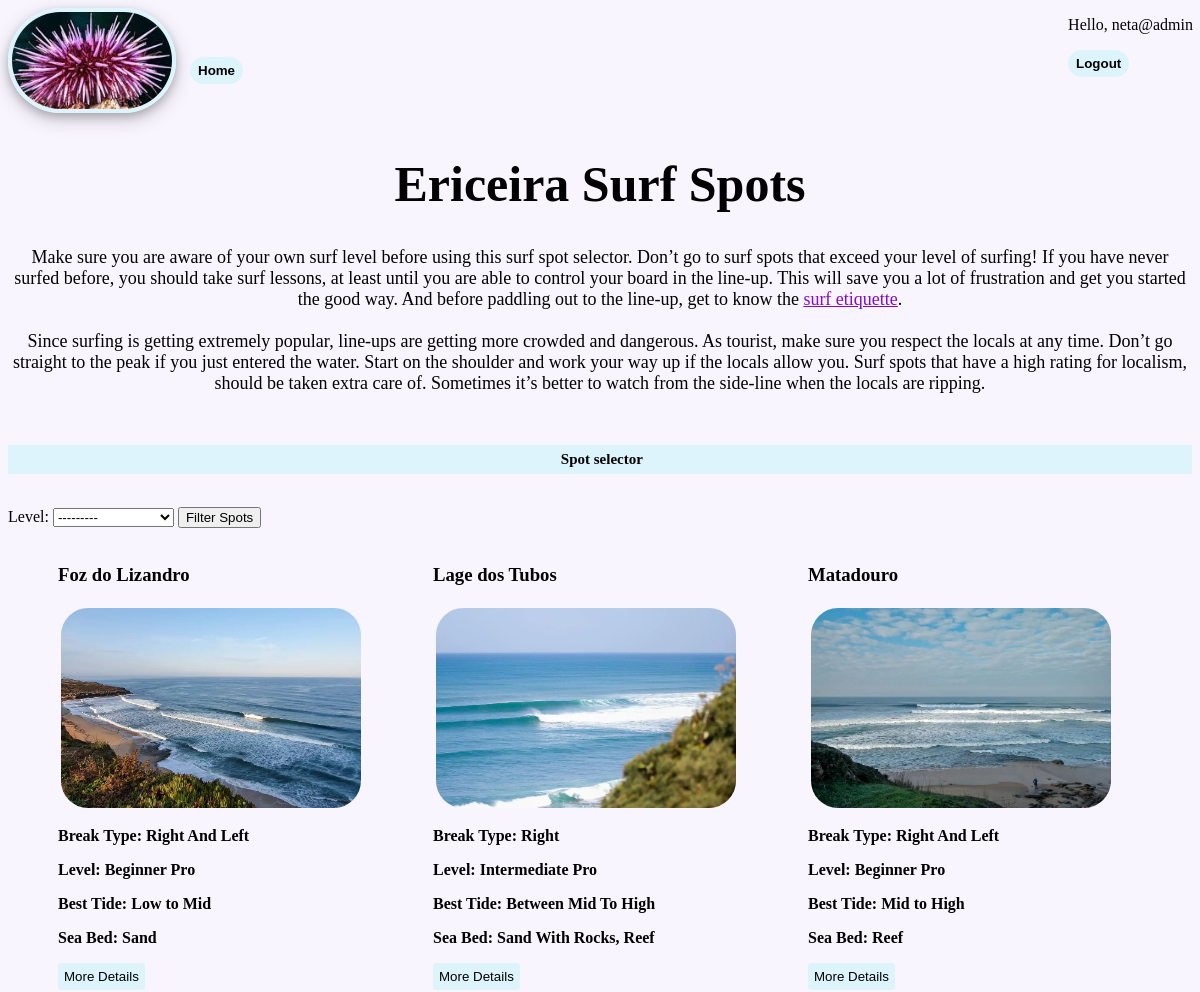
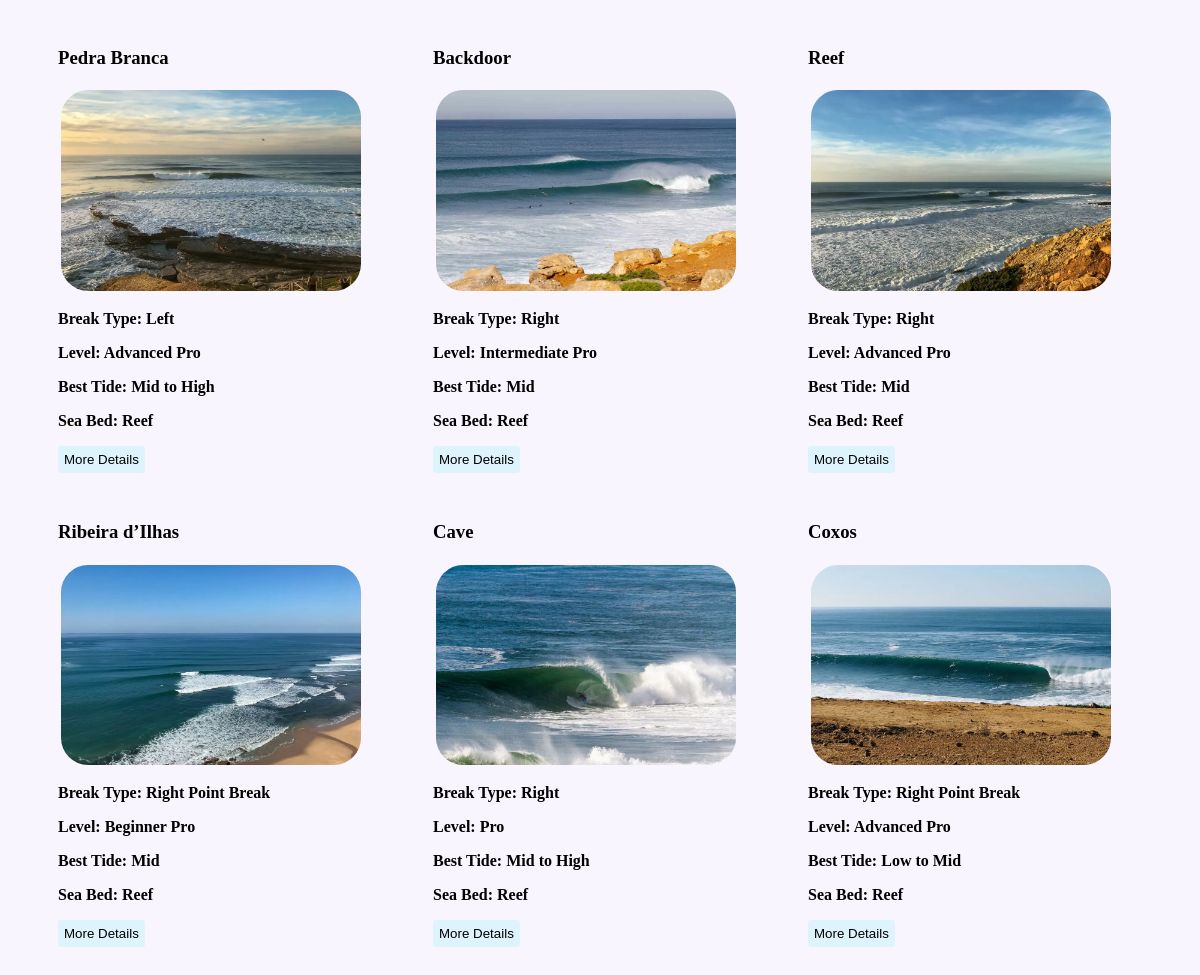
Page /homepage/spots/ (signed in) on the committed database (2 pictures, top to bottom).
### spots/models.py (models this page shows, shortened)
class SurfSpots(models.Model):
    title = models.CharField(max_length=100)
    slug = models.SlugField()
    body = models.TextField()
    thumb = models.ImageField(blank=True)
    level = models.CharField(default=None, max_length=100, choices=Levels.choices)
    best_tide = models.CharField(blank=True, max_length=100)
    sea_bed = models.CharField(blank=True, max_length=100)
    break_type = models.CharField(blank=True, max_length=100)
    youtube_id = models.CharField(default="j_U4niuqUhg", max_length=100)

### spots/views.py (the view)
# urls.py: path('',spot_view.home_page, name='home')
def home_page(request):
    spot_filter = SpotFilter(request.GET, queryset=SurfSpots.objects.all())
    context = {
        'form': spot_filter,
        'surf_spots': spot_filter.qs,
    }
    return render(request, 'spots/spot_list.html',context)

### templates/spots/spot_list.html
{% extends 'base_layout.html' %}
{% block content%}
<h1 class="title">Ericeira Surf Spots</h1>
<p class="waver">Make sure you are aware of your own surf level before using this surf spot selector. Don’t go to surf spots that exceed your level of surfing!
    If you have never surfed before, you should take surf lessons, at least until you are able to control your board in the line-up. This will save you a lot of frustration and get you started the good way.
    And before paddling out to the line-up, get to know the <a class="etiquette" href="https://www.ericeirasurfhouse.com/surf-rules/" target="_blank" >surf etiquette</a>.<br><br/>
Since surfing is getting extremely popular, line-ups are getting more crowded and dangerous.
    As tourist, make sure you respect the locals at any time. Don’t go straight to the peak if you just entered the water.
    Start on the shoulder and work your way up if the locals allow you. Surf spots that have a high rating for localism, should be taken extra care of.
    Sometimes it’s better to watch from the side-line when the locals are ripping.
</p><br>
<p class="separate">&#160;Spot selector</p><br>
<form method="get" >
    {{ form.form }}
    <input type="submit" value="Filter Spots">
</form><br>
{% for spot in surf_spots %}
<div class="spot-preview">
    <h3><a class="spot-name"  href="{% url 'spots:detail' slug=spot.slug %}">{{spot.title}}</a></h3>
    <img class="spot-img" src="{{spot.thumb.url}}">
    <div class="bullet">
    <p>Break Type: {{spot.break_type}}</p>
    <p>Level: {{spot.get_level_display}}</p>
    <p>Best Tide: {{spot.best_tide}}</p>
    <p>Sea Bed: {{spot.sea_bed}}</p>
    </div>
    <button class="detail_btn" onclick="window.location.href='{% url 'spots:detail' slug=spot.slug %}'">More Details</button>
</div>
{% endfor %}
{% endblock %}

### templates/base_layout.html (shortened to what this page needs)
{% load static %}
<!DOCTYPE html>
<html lang="en">
<head>
    <link rel="stylesheet" href="{% static 'styles.css' %}">
</head>
<body>
<div class="wrapper">
    <a href="{% url 'spots:spot'%}"><img class="urchin" src="{% static 'urchin2.jfif' %}"></a>
    <a class="home-btn" href="{% url 'spots:spot'%}"><button class="nav-btns">Home</button></a>
    <nav class="user-nav">
        {% if user.is_authenticated%}
        <p>Hello, {{user}}</p>
            <form class="logout-link" action="{% url 'accounts:logout' %}" method="post">
                <button class="nav-btns" type="submit">Logout</button>
            </form>
        {% else %}
        <p>Not Registered?</p>
        <a href="{% url 'accounts:login' %}"><button class="nav-btns">Login</button></a></li>
        <a href="{% url 'accounts:signup' %}"><button class="nav-btns">Signup</button></a></li>
        {% endif %}
    </nav>
  {% block content %}
  {% endblock %}
</div>
</body>
</html>

### assets/styles.css (style rules this page uses)
body { background-color: #f9f5ff; }
.urchin { border-size: 3px; border-radius: 80px; border: 4px solid #ddf4fc; width: 160px; box-shadow: 0 4px 8px 0 rgba(0, 0, 0, 0.2), 0 6px 20px 0 rgba(0, 0, 0, 0.19); }
.home-btn { position: relative; top: -38px; left: 10px; }
.nav-btns { border-radius: 80px; border: none; background-color: #ddf4fc; padding-top: 6px; padding-bottom: 6px; padding-left: 8px; padding-right: 8px; font-weight: 550; }
.waver { font-family: Georgia; font-size: 18px; text-align: center; }
.title { font-family: bradley hand,cursive; font-size: 50px; font-weight: 700; text-align: center; }
.spot-preview { display: inline-block; margin-right: 15px; padding-left: 50px; padding-bottom: 30px; }
.spot-img { width: 300px; display: block; border-radius: 30px; padding: 3px; }
.spot-name { text-decoration: none; color: black; }
.bullet { font-weight: bold; }
.detail_btn { border-radius: 3px; border: none; background-color: #ddf4fc; padding-top: 6px; padding-bottom: 6px; }
.separate { background-color: #ddf4fc; text-align: center; padding-top: 6px; padding-bottom: 6px; font-family: bradley hand,cursive; font-weight: bold; font-size: 15px; }
.user-nav { position: absolute; top: 0px; right: 7px; }
.etiquette { color: #830ACD; }

### rows in the picture
SurfSpots: title "Foz do Lizandro", thumb (picture), break_type "Right And Left", level "Beginner Pro", best_tide "Low to Mid", sea_bed "Sand"
SurfSpots: title "Lage dos Tubos", thumb (picture), break_type "Right", level "Intermediate Pro", best_tide "Between Mid To High", sea_bed "Sand With Rocks, Reef"
SurfSpots: title "Matadouro", thumb (picture), break_type "Right And Left", level "Beginner Pro", best_tide "Mid to High", sea_bed "Reef"
SurfSpots: title "Pedra Branca", thumb (picture), break_type "Left", level "Advanced Pro", best_tide "Mid to High", sea_bed "Reef"
SurfSpots: title "Backdoor", thumb (picture), break_type "Right", level "Intermediate Pro", best_tide "Mid", sea_bed "Reef"
SurfSpots: title "Reef", thumb (picture), break_type "Right", level "Advanced Pro", best_tide "Mid", sea_bed "Reef"
SurfSpots: title "Ribeira d’Ilhas", thumb (picture), break_type "Right Point Break", level "Beginner Pro", best_tide "Mid", sea_bed "Reef"
SurfSpots: title "Cave", thumb (picture), break_type "Right", level "Pro", best_tide "Mid to High", sea_bed "Reef"
SurfSpots: title "Coxos", thumb (picture), break_type "Right Point Break", level "Advanced Pro", best_tide "Low to Mid", sea_bed "Reef"

### other values in the picture
{{ user }} "neta@admin"
